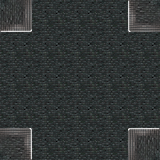

The image is a tile-based game level rendered from a .tmx file. Its description and complete source (layers, tilesets, objects, tile grids) follow:
An orthogonal 5x5 tile map with 32x32 px tiles, 1 tile layer (Tile Layer 1).

<map version="1.5" tiledversion="1.6.0" orientation="orthogonal" renderorder="right-down" width="5" height="5" tilewidth="32" tileheight="32" infinite="0" nextlayerid="2" nextobjectid="1">
 <editorsettings>
  <export target="../JSONRooms/NeonTileRoom.json" format="json" />
 </editorsettings>
 <tileset firstgid="1" name="NeonTiles" tilewidth="32" tileheight="32" spacing="1" margin="1" tilecount="4" columns="2">
  <image source="../../tiles.png" width="67" height="67" />
  <tile id="0">
   <properties>
    <property name="collides" type="bool" value="true" />
   </properties>
  </tile>
  <tile id="1">
   <properties>
    <property name="collides" type="bool" value="false" />
   </properties>
  </tile>
  <tile id="2">
   <properties>
    <property name="collides" type="bool" value="true" />
   </properties>
  </tile>
  <tile id="3">
   <properties>
    <property name="collides" type="bool" value="true" />
   </properties>
  </tile>
 </tileset>
 <layer id="1" name="Tile Layer 1" width="5" height="5">
  <data encoding="csv">
2684354561,2,2,2,3221225473,
2,2,2,2,2,
2,2,2,2,2,
2,2,2,2,2,
1,2,2,2,1610612737
</data>
 </layer>
</map>